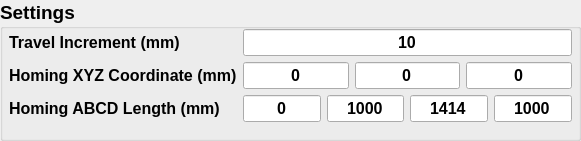
     <widget class="QGroupBox" name="groupBox_3">
      <property name="geometry">
       <rect>
        <x>10</x>
        <y>450</y>
        <width>581</width>
        <height>141</height>
       </rect>
      </property>
      <property name="font">
       <font>
        <pointsize>14</pointsize>
        <weight>75</weight>
        <bold>true</bold>
       </font>
      </property>
      <property name="title">
       <string>Settings</string>
      </property>
      <widget class="QWidget" name="formLayoutWidget_2">
       <property name="geometry">
        <rect>
         <x>9</x>
         <y>29</y>
         <width>563</width>
         <height>101</height>
        </rect>
       </property>
       <layout class="QFormLayout" name="formLayout_2">
        <property name="fieldGrowthPolicy">
         <enum>QFormLayout::AllNonFixedFieldsGrow</enum>
        </property>
        <item row="0" column="0">
         <widget class="QLabel" name="label_9">
          <property name="font">
           <font>
            <pointsize>12</pointsize>
           </font>
          </property>
          <property name="text">
           <string>Travel Increment (mm)</string>
          </property>
         </widget>
        </item>
        <item row="0" column="1">
         <widget class="QLineEdit" name="lineEdit_2">
          <property name="font">
           <font>
            <pointsize>12</pointsize>
           </font>
          </property>
          <property name="text">
           <string>10</string>
          </property>
          <property name="alignment">
           <set>Qt::AlignCenter</set>
          </property>
         </widget>
        </item>
        <item row="1" column="0">
         <widget class="QLabel" name="label_10">
          <property name="font">
           <font>
            <pointsize>12</pointsize>
           </font>
          </property>
          <property name="text">
           <string>Homing XYZ Coordinate (mm)</string>
          </property>
         </widget>
        </item>
        <item row="1" column="1">
         <layout class="QHBoxLayout" name="horizontalLayout_4">
          <item>
           <widget class="QLineEdit" name="lineEdit_79">
            <property name="font">
             <font>
              <pointsize>12</pointsize>
             </font>
            </property>
            <property name="text">
             <string>0</string>
            </property>
            <property name="alignment">
             <set>Qt::AlignCenter</set>
            </property>
           </widget>
          </item>
          <item>
           <widget class="QLineEdit" name="lineEdit_4">
            <property name="font">
             <font>
              <pointsize>12</pointsize>
             </font>
            </property>
            <property name="text">
             <string>0</string>
            </property>
            <property name="alignment">
             <set>Qt::AlignCenter</set>
            </property>
           </widget>
          </item>
          <item>
           <widget class="QLineEdit" name="lineEdit_5">
            <property name="font">
             <font>
              <pointsize>12</pointsize>
             </font>
            </property>
            <property name="text">
             <string>0</string>
            </property>
            <property name="alignment">
             <set>Qt::AlignCenter</set>
            </property>
           </widget>
          </item>
         </layout>
        </item>
        <item row="2" column="0">
         <widget class="QLabel" name="label_11">
          <property name="font">
           <font>
            <pointsize>12</pointsize>
           </font>
          </property>
          <property name="text">
           <string>Homing ABCD Length (mm)</string>
          </property>
         </widget>
        </item>
        <item row="2" column="1">
         <layout class="QHBoxLayout" name="horizontalLayout_5">
          <item>
           <widget class="QLineEdit" name="lineEdit_6">
            <property name="font">
             <font>
              <pointsize>12</pointsize>
             </font>
            </property>
            <property name="text">
             <string>0</string>
            </property>
            <property name="alignment">
             <set>Qt::AlignCenter</set>
            </property>
           </widget>
          </item>
          <item>
           <widget class="QLineEdit" name="lineEdit_8">
            <property name="font">
             <font>
              <pointsize>12</pointsize>
             </font>
            </property>
            <property name="text">
             <string>1000</string>
            </property>
            <property name="alignment">
             <set>Qt::AlignCenter</set>
            </property>
           </widget>
          </item>
          <item>
           <widget class="QLineEdit" name="lineEdit_7">
            <property name="font">
             <font>
              <pointsize>12</pointsize>
             </font>
            </property>
            <property name="text">
             <string>1414</string>
            </property>
            <property name="alignment">
             <set>Qt::AlignCenter</set>
            </property>
           </widget>
          </item>
          <item>
           <widget class="QLineEdit" name="lineEdit_9">
            <property name="font">
             <font>
              <pointsize>12</pointsize>
             </font>
            </property>
            <property name="text">
             <string>1000</string>
            </property>
            <property name="alignment">
             <set>Qt::AlignCenter</set>
            </property>
           </widget>
          </item>
         </layout>
        </item>
       </layout>
      </widget>
     </widget>
